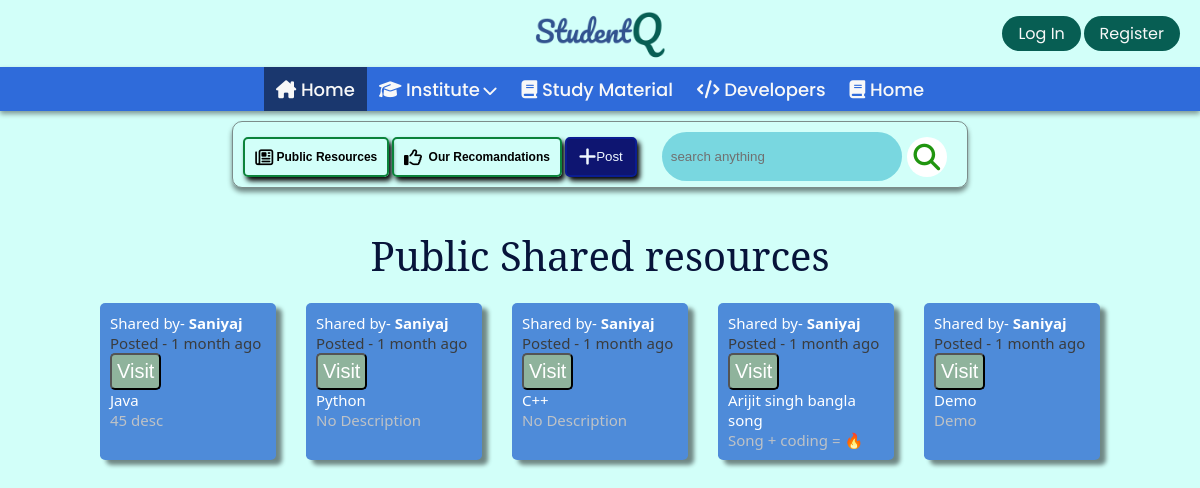
Page /study-metirial/ on the earlier database version.
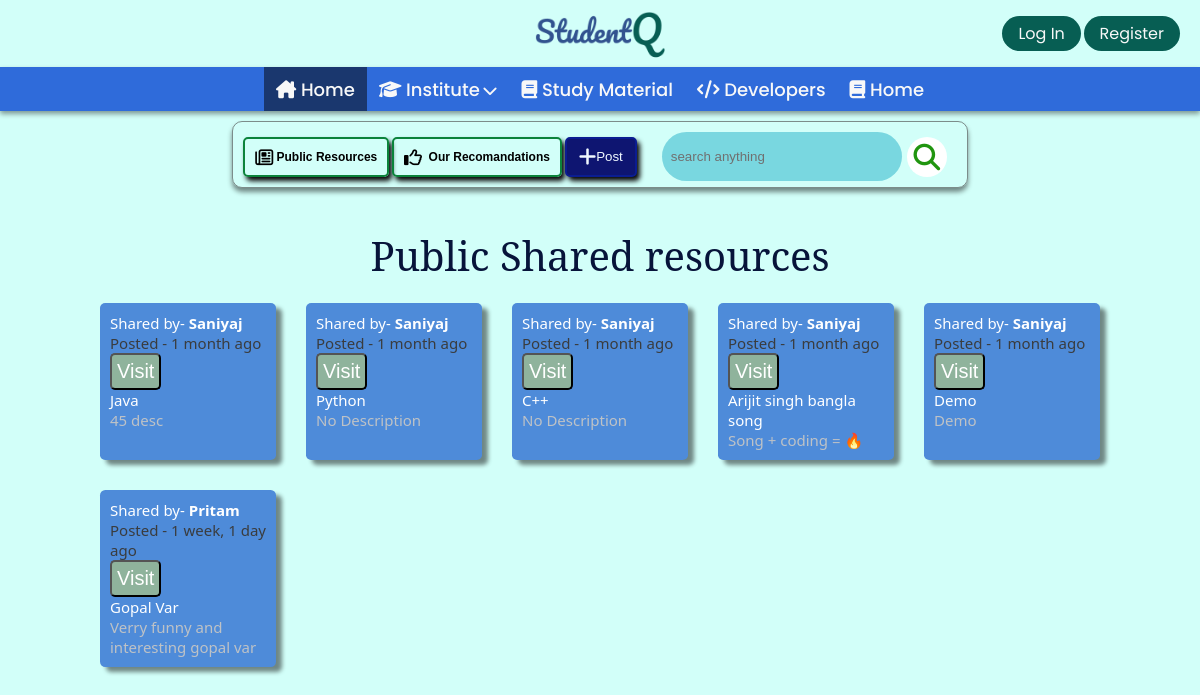
Same page on the later database version.
### Base/models.py (models this page shows, shortened)
class Tutorial(models.Model):
    poster_user_id = models.IntegerField()
    name = models.CharField(max_length=200 ,null=True)
    link = models.CharField(max_length=500)
    topic = models.CharField(max_length=500)
    desc = models.CharField(max_length=200, null=True)
    date_of_post =models.DateTimeField(auto_now_add=True)

### Base/views.py (the view)
# urls.py: path('study-metirial/',views.studyMetirial, name='studyMetirial'),
def studyMetirial(request):
    user = request.user
    context = {}
    if 'q' in request.GET:
        query = request.GET['q']
        if len(query) > 100:
            posts = Tutorial.objects.none()
            query = query[0:10]+'.....'
        else:
            postsTopic = Tutorial.objects.filter(topic__icontains=query)
            postsDescription = Tutorial.objects.filter(desc__icontains=query)
            posts = postsTopic.union(postsDescription)
        if posts.count() == 0:
            messages.error(
                request, 'No search result found, Please refine your query')
        context = {'posts': posts, 'query': query}
        return render(request, "study_metirial.html", context)
    else:
        posts = Tutorial.objects.all()
        context["posts"] = posts
        return render(request, "study_metirial.html", context)

### Base/templates/study_metirial.html (shortened to what this page needs)
{% include "main.html" %}
{% load static %}
{% block css %}
    <link rel="stylesheet" href="{% static 'mStyle/studyMaterials.css' %}">
{% endblock %}
{% block body %}
<div class="miniNav">
    <div class="head-mini-nav">
        <div class="buttons">
            <button id="public" onclick='publicBox()' class='navBtn' > &nbsp;Public Resources</button>
            <button id="Recomandations" onclick='recomand()' class='navBtn'>  &nbsp;Our Recomandations</button>
            <a href="{% url 'post' %}"><button id='Post'> Post</button></a>
        </div>
        <div class="search">
            <form action="" method='get' class="search-box">
                <input type="text" class="search-text" placeholder='search anything' name='q' id='query'>
                <button type='submit' class="search-btn">
                </button>
            </form>
        </div>
    </div>
</div>
<div class="main-study">
    <div id='publicButton' class='titles'>Public Shared resources</div>
    <div id="public-videos">
        {% for tuts in posts %}
            <div class='publicShared'>
                <p>Shared by- <b class='name'>{{tuts.name}}</b></p>
                <p class='date'>Posted - {{tuts.date_of_post | timesince}} ago</p>
                <a href="{{tuts.link}}" target="_blank"><button  class='publicVideosButton'>Visit</button></a>
                <p class='topic'>{{tuts.topic | capfirst}}</p>
                {% if tuts.desc %}
                    <p class='description'>{{tuts.desc | capfirst}}</p>
                {% else %}
                    <p class='description'>No Description</p>
                {% endif %}
            </div>
        {% endfor %}
    </div>
</div>
{% endblock body %}

Differences in the rows shown:
added Tutorial: name "Pritam", date_of_post "1 week, 1 day", topic "Gopal Var", desc "Verry funny and interesting gopal var"
